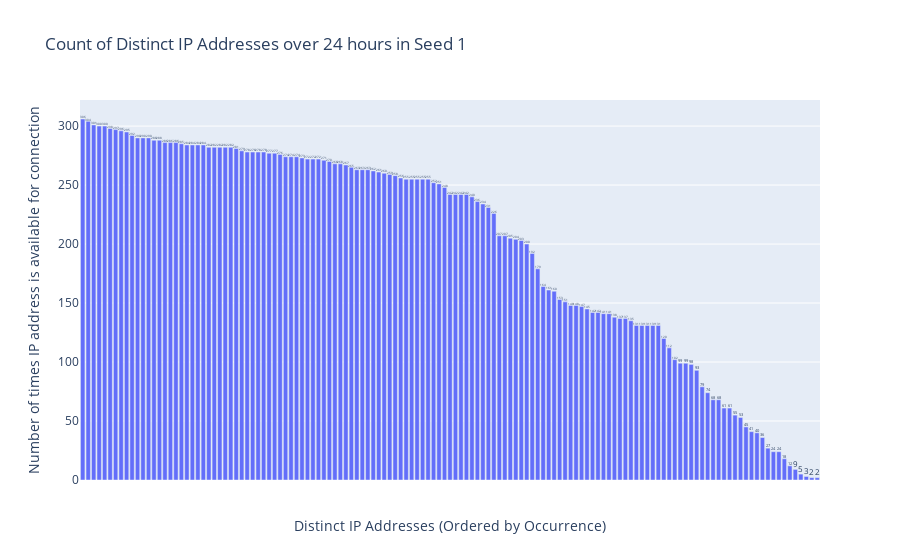

The notebook cell this image was saved under:
### Markdown cell above
## Seed 1

### Code cell
# Read the csv file with distinct IP addresses and their counts
df = pd.read_csv('ipv424hrs_num_ordered_s1.csv')

# Create a bar chart
fig = go.Figure(data=[go.Bar(
    x=df.index,  # Use index as x-axis
    y=df['Count'],  # Use 'Count' as y-axis
    text=df['Count'],  # Display 'Count' as a label on each bar
    textposition='auto',  # Position the label automatically
)])

# Set the title and axis labels
fig.update_layout(
    title_text='Count of Distinct IP Addresses over 24 hours in Seed 1',
    yaxis_title="Number of times IP address is available for connection",
    # Add an annotation at the bottom to serve as the X-axis title
    annotations=[
        dict(
            x=0.5,
            y=-0.15,
            showarrow=False,
            text="Distinct IP Addresses (Ordered by Occurrence)",
            xref="paper",
            yref="paper",
            font=dict(size=14)
        )
    ]
)

# Hide the default xaxis title
fig.update_xaxes(showticklabels=False)

# Save the figure as HTML
fig.write_html("bar_plot_s1.html")

# Show the figure
fig.show()

### Figure 1 — Plotly figure (JSON) as saved in the notebook; plotly's stock layout.template omitted (floating-point values rounded to 4 significant figures; data arrays with more than 128 entries replaced by an {"elided": "..."} marker saying what was removed)
{"data": [{"text": {"elided": "135 int values"}, "textposition": "auto", "type": "bar", "x": {"elided": "135 int values"}, "y": {"elided": "135 int values"}}], "layout": {"annotations": [{"font": {"size": 14}, "showarrow": false, "text": "Distinct IP Addresses (Ordered by Occurrence)", "x": 0.5, "xref": "paper", "y": -0.15, "yref": "paper"}], "title": {"text": "Count of Distinct IP Addresses over 24 hours in Seed 1"}, "xaxis": {"showticklabels": false}, "yaxis": {"title": {"text": "Number of times IP address is available for connection"}}}}
